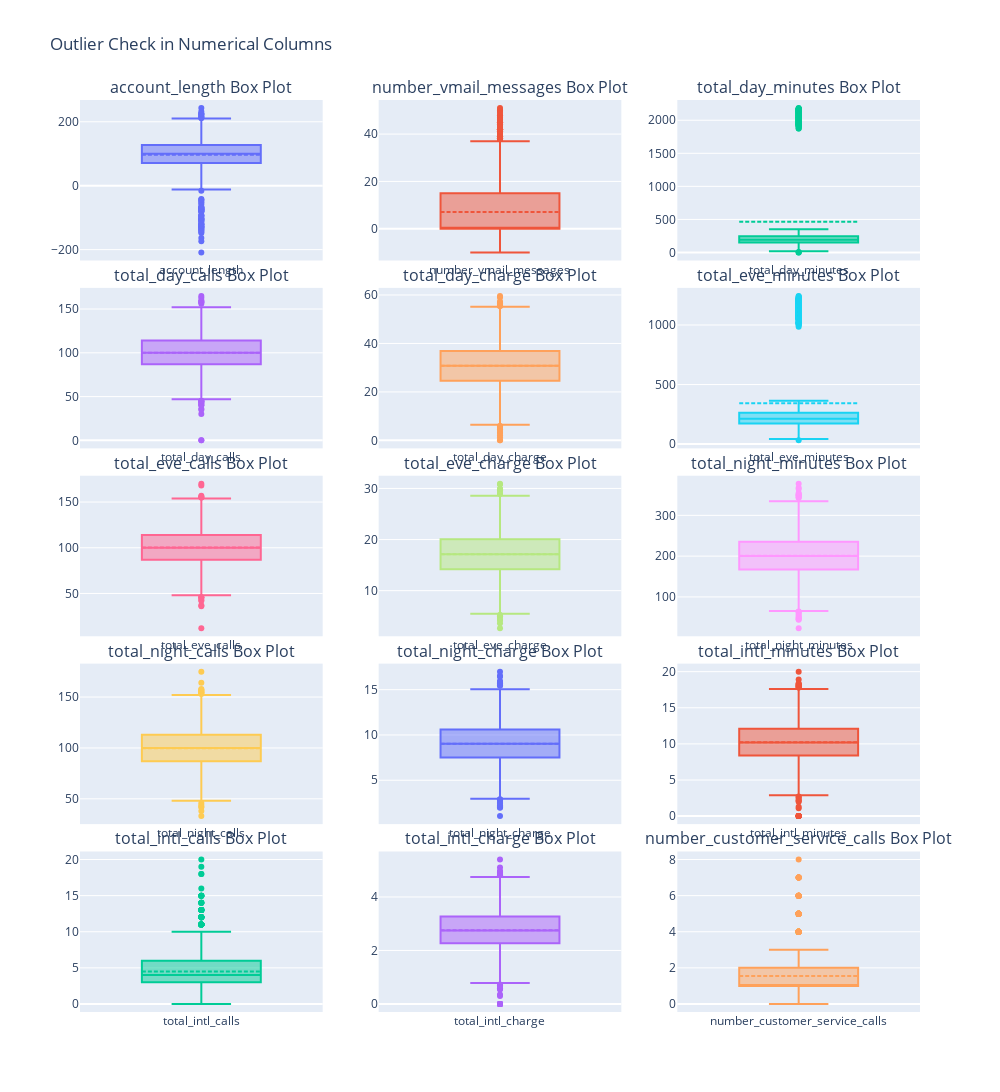

The notebook cell saved with this chart:
### Markdown cell above
## Outlier Check

### Code cell
num_cols = df.select_dtypes(include=['int','float']).columns
i = ['tr'+str(n) for n in range(1,16)]

fig = make_subplots(rows=5, cols=3, 
                    subplot_titles=[f'{col} Box Plot' for col in num_cols],
                   vertical_spacing=0.03)

for index,(col,trace) in enumerate(zip(num_cols, i)):
    trace = go.Box(y=df[col], boxmean=True, name=col)
    fig.add_trace(trace, row=(index//3)+1, col=(index%3)+1)

fig.update_layout(height=2000, width=1000, 
                  title_text='Outlier Check in Numerical Columns', 
                  showlegend=False)
fig.show()

### Figure 1 — Plotly figure (JSON) as saved in the notebook; plotly's stock layout.template omitted (floating-point values rounded to 4 significant figures; data arrays with more than 128 entries replaced by an {"elided": "..."} marker saying what was removed)
{"data": [{"boxmean": true, "name": "account_length", "type": "box", "xaxis": "x", "y": {"elided": "2630 int values"}, "yaxis": "y"}, {"boxmean": true, "name": "number_vmail_messages", "type": "box", "xaxis": "x2", "y": {"elided": "2630 int values"}, "yaxis": "y2"}, {"boxmean": true, "name": "total_day_minutes", "type": "box", "xaxis": "x3", "y": {"elided": "2630 float values"}, "yaxis": "y3"}, {"boxmean": true, "name": "total_day_calls", "type": "box", "xaxis": "x4", "y": {"elided": "2630 int values"}, "yaxis": "y4"}, {"boxmean": true, "name": "total_day_charge", "type": "box", "xaxis": "x5", "y": {"elided": "2630 float values"}, "yaxis": "y5"}, {"boxmean": true, "name": "total_eve_minutes", "type": "box", "xaxis": "x6", "y": {"elided": "2630 float values"}, "yaxis": "y6"}, {"boxmean": true, "name": "total_eve_calls", "type": "box", "xaxis": "x7", "y": {"elided": "2630 int values"}, "yaxis": "y7"}, {"boxmean": true, "name": "total_eve_charge", "type": "box", "xaxis": "x8", "y": {"elided": "2630 float values"}, "yaxis": "y8"}, {"boxmean": true, "name": "total_night_minutes", "type": "box", "xaxis": "x9", "y": {"elided": "2630 float values"}, "yaxis": "y9"}, {"boxmean": true, "name": "total_night_calls", "type": "box", "xaxis": "x10", "y": {"elided": "2630 int values"}, "yaxis": "y10"}, {"boxmean": true, "name": "total_night_charge", "type": "box", "xaxis": "x11", "y": {"elided": "2630 float values"}, "yaxis": "y11"}, {"boxmean": true, "name": "total_intl_minutes", "type": "box", "xaxis": "x12", "y": {"elided": "2630 float values"}, "yaxis": "y12"}, {"boxmean": true, "name": "total_intl_calls", "type": "box", "xaxis": "x13", "y": {"elided": "2630 int values"}, "yaxis": "y13"}, {"boxmean": true, "name": "total_intl_charge", "type": "box", "xaxis": "x14", "y": {"elided": "2630 float values"}, "yaxis": "y14"}, {"boxmean": true, "name": "number_customer_service_calls", "type": "box", "xaxis": "x15", "y": {"elided": "2630 int values"}, "yaxis": "y15"}], "layout": {"annotations": [{"font": {"size": 16}, "showarrow": false, "text": "account_length Box Plot", "x": 0.1444, "xanchor": "center", "xref": "paper", "y": 1, "yanchor": "bottom", "yref": "paper"}, {"font": {"size": 16}, "showarrow": false, "text": "number_vmail_messages Box Plot", "x": 0.5, "xanchor": "center", "xref": "paper", "y": 1, "yanchor": "bottom", "yref": "paper"}, {"font": {"size": 16}, "showarrow": false, "text": "total_day_minutes Box Plot", "x": 0.8556, "xanchor": "center", "xref": "paper", "y": 1, "yanchor": "bottom", "yref": "paper"}, {"font": {"size": 16}, "showarrow": false, "text": "total_day_calls Box Plot", "x": 0.1444, "xanchor": "center", "xref": "paper", "y": 0.794, "yanchor": "bottom", "yref": "paper"}, {"font": {"size": 16}, "showarrow": false, "text": "total_day_charge Box Plot", "x": 0.5, "xanchor": "center", "xref": "paper", "y": 0.794, "yanchor": "bottom", "yref": "paper"}, {"font": {"size": 16}, "showarrow": false, "text": "total_eve_minutes Box Plot", "x": 0.8556, "xanchor": "center", "xref": "paper", "y": 0.794, "yanchor": "bottom", "yref": "paper"}, {"font": {"size": 16}, "showarrow": false, "text": "total_eve_calls Box Plot", "x": 0.1444, "xanchor": "center", "xref": "paper", "y": 0.588, "yanchor": "bottom", "yref": "paper"}, {"font": {"size": 16}, "showarrow": false, "text": "total_eve_charge Box Plot", "x": 0.5, "xanchor": "center", "xref": "paper", "y": 0.588, "yanchor": "bottom", "yref": "paper"}, {"font": {"size": 16}, "showarrow": false, "text": "total_night_minutes Box Plot", "x": 0.8556, "xanchor": "center", "xref": "paper", "y": 0.588, "yanchor": "bottom", "yref": "paper"}, {"font": {"size": 16}, "showarrow": false, "text": "total_night_calls Box Plot", "x": 0.1444, "xanchor": "center", "xref": "paper", "y": 0.382, "yanchor": "bottom", "yref": "paper"}, {"font": {"size": 16}, "showarrow": false, "text": "total_night_charge Box Plot", "x": 0.5, "xanchor": "center", "xref": "paper", "y": 0.382, "yanchor": "bottom", "yref": "paper"}, {"font": {"size": 16}, "showarrow": false, "text": "total_intl_minutes Box Plot", "x": 0.8556, "xanchor": "center", "xref": "paper", "y": 0.382, "yanchor": "bottom", "yref": "paper"}, {"font": {"size": 16}, "showarrow": false, "text": "total_intl_calls Box Plot", "x": 0.1444, "xanchor": "center", "xref": "paper", "y": 0.176, "yanchor": "bottom", "yref": "paper"}, {"font": {"size": 16}, "showarrow": false, "text": "total_intl_charge Box Plot", "x": 0.5, "xanchor": "center", "xref": "paper", "y": 0.176, "yanchor": "bottom", "yref": "paper"}, {"font": {"size": 16}, "showarrow": false, "text": "number_customer_service_calls Box Plot", "x": 0.8556, "xanchor": "center", "xref": "paper", "y": 0.176, "yanchor": "bottom", "yref": "paper"}], "height": 2000, "showlegend": false, "title": {"text": "Outlier Check in Numerical Columns"}, "width": 1000, "xaxis": {"anchor": "y", "domain": [0, 0.2889]}, "xaxis10": {"anchor": "y10", "domain": [0, 0.2889]}, "xaxis11": {"anchor": "y11", "domain": [0.3556, 0.6444]}, "xaxis12": {"anchor": "y12", "domain": [0.7111, 1]}, "xaxis13": {"anchor": "y13", "domain": [0, 0.2889]}, "xaxis14": {"anchor": "y14", "domain": [0.3556, 0.6444]}, "xaxis15": {"anchor": "y15", "domain": [0.7111, 1]}, "xaxis2": {"anchor": "y2", "domain": [0.3556, 0.6444]}, "xaxis3": {"anchor": "y3", "domain": [0.7111, 1]}, "xaxis4": {"anchor": "y4", "domain": [0, 0.2889]}, "xaxis5": {"anchor": "y5", "domain": [0.3556, 0.6444]}, "xaxis6": {"anchor": "y6", "domain": [0.7111, 1]}, "xaxis7": {"anchor": "y7", "domain": [0, 0.2889]}, "xaxis8": {"anchor": "y8", "domain": [0.3556, 0.6444]}, "xaxis9": {"anchor": "y9", "domain": [0.7111, 1]}, "yaxis": {"anchor": "x", "domain": [0.824, 1]}, "yaxis10": {"anchor": "x10", "domain": [0.206, 0.382]}, "yaxis11": {"anchor": "x11", "domain": [0.206, 0.382]}, "yaxis12": {"anchor": "x12", "domain": [0.206, 0.382]}, "yaxis13": {"anchor": "x13", "domain": [0, 0.176]}, "yaxis14": {"anchor": "x14", "domain": [0, 0.176]}, "yaxis15": {"anchor": "x15", "domain": [0, 0.176]}, "yaxis2": {"anchor": "x2", "domain": [0.824, 1]}, "yaxis3": {"anchor": "x3", "domain": [0.824, 1]}, "yaxis4": {"anchor": "x4", "domain": [0.618, 0.794]}, "yaxis5": {"anchor": "x5", "domain": [0.618, 0.794]}, "yaxis6": {"anchor": "x6", "domain": [0.618, 0.794]}, "yaxis7": {"anchor": "x7", "domain": [0.412, 0.588]}, "yaxis8": {"anchor": "x8", "domain": [0.412, 0.588]}, "yaxis9": {"anchor": "x9", "domain": [0.412, 0.588]}}}
